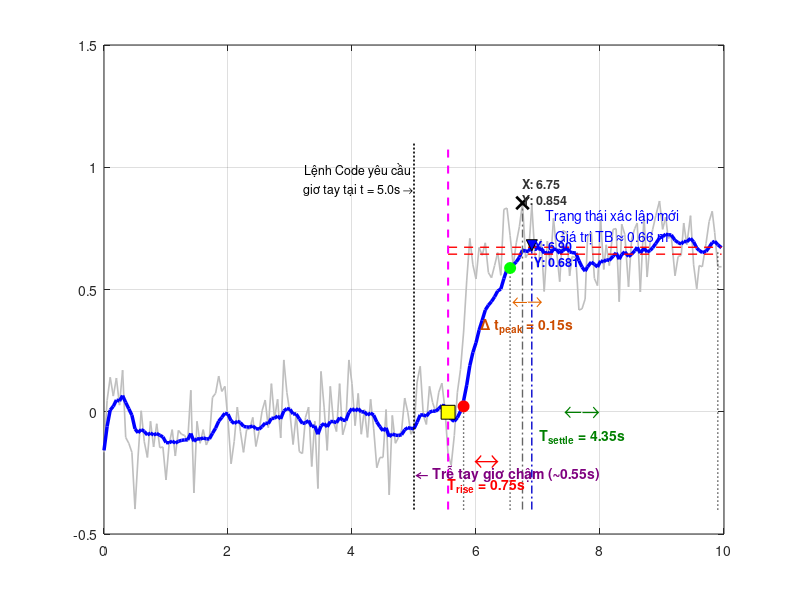

This chart was generated by the following MATLAB code: (Note: this script raises an error after producing the figure.)
clear; clc; close all;
%% 1. Khai báo ĐẦY ĐỦ dữ liệu từ Log của bạn
data = [
0.00,100470.89,-0.166,-0.158,0.00; 0.05,100469.95,0.046,-0.060,0.00;
0.10,100467.22,0.141,0.007,0.00;  0.15,100468.13,0.064,0.022,0.00;
0.20,100467.22,0.138,0.048,0.00;  0.25,100468.57,0.027,0.044,0.00;
0.30,100466.88,0.170,0.066,0.00;  0.35,100469.31,-0.105,0.038,0.00;
0.40,100470.44,-0.129,0.012,0.00; 0.45,100470.89,-0.166,-0.014,0.00;
0.50,100473.66,-0.398,-0.070,0.00; 0.55,100471.05,-0.181,-0.086,0.00;
0.60,100468.86,0.004,-0.073,0.00;  0.65,100470.39,-0.123,-0.080,0.00;
0.70,100471.13,-0.187,-0.095,0.00; 0.75,100469.37,-0.039,-0.087,0.00;
0.80,100470.61,-0.144,-0.095,0.00; 0.85,100469.48,-0.049,-0.089,0.00;
0.90,100470.67,-0.147,-0.096,0.00; 0.95,100470.61,-0.144,-0.103,0.00;
1.00,100472.22,-0.279,-0.126,0.00; 1.05,100470.50,-0.134,-0.127,0.00;
1.10,100469.77,-0.073,-0.120,0.00; 1.15,100471.07,-0.181,-0.128,0.00;
1.20,100469.82,-0.076,-0.121,0.00; 1.25,100470.00,-0.092,-0.117,0.00;
1.30,100470.05,-0.097,-0.115,0.00; 1.35,100470.33,-0.121,-0.115,0.00;
1.40,100467.85,0.088,-0.089,0.00;  1.45,100472.85,-0.332,-0.121,0.00;
1.50,100469.37,-0.039,-0.110,0.00; 1.55,100470.44,-0.129,-0.112,0.00;
1.60,100469.77,-0.073,-0.107,0.00; 1.65,100470.53,-0.136,-0.111,0.00;
1.70,100470.19,-0.107,-0.111,0.00; 1.75,100468.18,0.059,-0.088,0.00;
1.80,100468.00,0.075,-0.067,0.00;  1.85,100477.17,0.146,-0.039,0.00;
1.90,100467.90,0.083,-0.023,0.00;  1.95,100467.67,0.104,-0.006,0.00;
2.00,100469.32,-0.036,-0.010,0.00; 2.05,100471.44,-0.213,-0.037,0.00;
2.10,100470.33,-0.121,-0.048,0.00; 2.15,100468.67,0.019,-0.039,0.00;
2.20,100469.49,-0.081,-0.044,0.00; 2.25,100470.88,-0.166,-0.060,0.00;
2.30,100469.77,-0.073,-0.062,0.00; 2.35,100469.60,-0.070,-0.063,0.00;
2.40,100469.17,-0.023,-0.058,0.00; 2.45,100470.60,-0.142,-0.069,0.00;
2.50,100469.86,-0.081,-0.071,0.00; 2.55,100468.85,0.004,-0.061,0.00;
2.60,100468.33,0.048,-0.046,0.00;  2.65,100469.69,-0.065,-0.049,0.00;
2.70,100467.54,0.115,-0.027,0.00;  2.75,100469.24,-0.028,-0.027,0.00;
2.80,100468.30,0.051,-0.017,0.00;  2.85,100470.19,-0.107,-0.029,0.00;
2.90,100466.38,0.212,0.003,0.00;   2.95,100467.99,0.078,0.013,0.00;
3.00,100468.98,-0.007,0.010,0.00;  3.05,100470.49,-0.134,-0.009,0.00;
3.10,100469.01,-0.010,-0.009,0.00; 3.15,100470.85,-0.163,-0.029,0.00;
3.20,100470.93,-0.171,-0.048,0.00; 3.25,100469.17,-0.023,-0.045,0.00;
3.30,100468.67,0.019,-0.036,0.00;  3.35,100471.56,-0.224,-0.061,0.00;
3.40,100469.35,-0.039,-0.058,0.00; 3.45,100472.63,-0.314,-0.092,0.00;
3.50,100466.95,0.165,-0.058,0.00;  3.55,100468.67,0.019,-0.048,0.00;
3.60,100470.77,-0.158,-0.062,0.00; 3.65,100470.33,0.104,-0.040,0.00;
3.70,100469.36,-0.039,-0.040,0.00; 3.75,100469.86,-0.081,-0.045,0.00;
3.80,100470.54,0.115,-0.024,0.00;  3.85,100470.03,-0.094,-0.034,0.00;
3.90,100469.47,-0.049,-0.036,0.00; 3.95,100466.36,0.212,-0.003,0.00;
4.00,100470.54,0.115,0.013,0.00;   4.05,100469.58,-0.057,0.003,0.00;
4.10,100468.00,0.075,0.013,0.00;   4.15,100469.99,-0.092,-0.001,0.00;
4.20,100468.80,0.009,0.000,0.00;   4.25,100470.14,-0.105,-0.014,0.00;
4.30,100468.28,0.051,-0.005,0.00;  4.35,100477.60,-0.070,-0.014,0.00;
4.40,100471.62,-0.229,-0.042,0.00; 4.45,100471.11,-0.187,-0.061,0.00;
4.50,100469.75,-0.187,-0.078,0.00; 4.55,100468.78,0.009,-0.066,0.00;
4.60,100472.96,-0.340,-0.102,0.00; 4.65,100469.07,-0.015,-0.091,0.00;
4.70,100470.43,-0.129,-0.096,0.00; 4.75,100470.15,-0.105,-0.097,0.00;
4.80,100469.82,-0.076,-0.094,0.00; 4.85,100468.22,0.056,-0.074,0.00;
4.90,100468.91,-0.002,-0.065,0.00; 4.95,100469.99,-0.092,-0.068,0.00;
5.00,100469.75,-0.070,-0.069,1.00; 5.05,100467.43,0.122,-0.043,1.00;
5.10,100466.70,0.186,-0.013,1.00;  5.15,100469.07,-0.015,-0.013,1.00;
5.20,100469.53,-0.052,-0.018,1.00; 5.25,100467.66,0.104,-0.002,1.00;
5.30,100468.46,0.038,0.003,1.00;   5.35,100468.91,-0.002,0.002,1.00;
5.40,100467.95,0.080,0.013,1.00;   5.45,100467.50,0.117,0.026,1.00;
5.50,100468.80,0.009,0.024,1.00;   5.55,100471.00,-0.176,-0.002,1.00;
5.60,100471.51,-0.218,-0.031,1.00; 5.65,100470.04,-0.097,-0.039,1.00;
5.70,100467.95,0.080,-0.024,1.00;  5.75,100466.85,0.173,0.002,1.00;
5.80,100465.00,0.326,0.045,1.00;   5.85,100422.53,0.535,0.109,1.00;
5.90,100460.43,0.709,0.188,1.00;   5.95,100461.74,0.601,0.243,1.00;
6.00,100462.42,0.543,0.282,1.00;   6.05,100460.89,0.672,0.334,1.00;
6.10,100461.25,0.640,0.374,1.00;   6.15,100460.66,0.691,0.416,1.00;
6.20,100462.10,0.569,0.436,1.00;   6.25,100462.36,0.548,0.451,1.00;
6.30,100461.77,0.598,0.470,1.00;   6.35,100461.55,0.651,0.494,1.00;
6.40,100462.25,0.558,0.502,1.00;   6.45,100459.03,0.828,0.545,1.00;
6.50,100462.58,0.833,0.583,1.00;   6.55,100460.32,0.720,0.601,1.00;
6.60,100461.77,0.598,0.601,1.00;   6.65,100461.00,0.691,0.613,1.00;
6.70,100459.88,0.757,0.632,1.00;   6.75,100458.72,0.854,0.661,1.00;
6.80,100461.39,0.630,0.657,1.00;   6.85,100461.11,0.654,0.656,1.00;
6.90,100458.80,0.846,0.681,1.00;   6.95,100461.25,0.640,0.676,1.00;
7.00,100461.89,0.588,0.664,1.00;   7.05,100460.49,0.706,0.670,1.00;
7.10,100463.03,0.492,0.647,1.00;   7.15,100460.58,0.698,0.653,1.00;
7.20,100461.77,0.598,0.646,1.00;   7.25,100459.46,0.791,0.665,1.00;
7.30,100461.09,0.656,0.664,1.00;   7.35,100462.57,0.532,0.647,1.00;
7.40,100460.07,0.741,0.659,1.00;   7.46,100460.16,0.733,0.669,1.00;
7.51,100462.27,0.556,0.654,1.00;   7.55,100461.32,0.635,0.651,1.00;
7.61,100461.38,0.630,0.649,1.00;   7.66,100463.94,0.416,0.618,1.00;
7.71,100463.86,0.421,0.592,1.00;   7.76,100463.41,0.461,0.575,1.00;
7.80,100460.36,0.717,0.593,1.00;   7.86,100460.13,0.735,0.612,1.00;
7.91,100462.39,0.545,0.603,1.00;   7.96,100462.74,0.516,0.592,1.00;
8.01,100459.51,0.786,0.617,1.00;   8.06,100461.94,0.582,0.613,1.00;
8.10,100460.75,0.683,0.622,1.00;   8.15,100461.77,0.598,0.619,1.00;
8.21,100460.02,0.746,0.636,1.00;   8.26,100459.96,0.749,0.650,1.00;
8.31,100463.52,0.450,0.624,1.00;   8.35,100459.74,0.767,0.643,1.00;
8.40,100460.24,0.725,0.654,1.00;   8.46,100462.80,0.511,0.635,1.00;
8.51,100461.27,0.706,0.644,1.00;   8.56,100459.96,0.749,0.658,1.00;
8.60,100459.68,0.772,0.673,1.00;   8.65,100462.33,0.490,0.649,1.00;
8.71,100459.35,0.802,0.669,1.00;   8.76,100462.35,0.551,0.653,1.00;
8.81,100462.40,0.701,0.660,1.00;   8.85,100460.02,0.746,0.671,1.00;
8.90,100459.35,0.802,0.688,1.00;   8.96,100458.60,0.862,0.711,1.00;
9.01,100460.02,0.746,0.716,1.00;   9.06,100459.41,0.796,0.726,1.00;
9.10,100460.42,0.709,0.724,1.00;   9.15,100460.36,0.717,0.723,1.00;
9.21,100462.28,0.556,0.701,1.00;   9.26,100461.33,0.635,0.692,1.00;
9.31,100461.27,0.640,0.686,1.00;   9.35,100459.68,0.772,0.697,1.00;
9.40,100460.75,0.683,0.695,1.00;   9.46,100459.35,0.802,0.709,1.00;
9.51,100461.72,0.601,0.695,1.00;   9.56,100462.91,0.503,0.670,1.00;
9.60,100461.77,0.598,0.660,1.00;   9.65,100461.83,0.593,0.651,1.00;
9.71,100460.70,0.688,0.656,1.00;   9.76,100459.63,0.778,0.672,1.00;
9.81,100459.11,0.820,0.692,1.00;   9.85,100460.14,0.733,0.697,1.00;
9.90,100461.83,0.593,0.683,1.00;   9.96,100461.83,0.593,0.671,1.00
];
t = data(:,1);
raw = data(:,3);
kalman = data(:,4);
%% 2. TÍNH TOÁN THEO MỐC THỰC TẾ (t = 5.55s)
t_start_action = 5.55; 
idx_stable = (t >= 7.5 & t <= 9.9);
final_val = mean(kalman(idx_stable)); 
base_val = mean(kalman(t < t_start_action)); 
delta = final_val - base_val;

val_10 = base_val + 0.10 * delta;
val_90 = base_val + 0.90 * delta;
t10 = t(find(kalman >= val_10 & t >= t_start_action, 1, 'first'));
t90 = t(find(kalman >= val_90 & t >= t_start_action, 1, 'first'));
t_rise = t90 - t10;

settle_band_upper = final_val + 0.02 * abs(delta);
settle_band_lower = final_val - 0.02 * abs(delta);
idx_outside = find((kalman < settle_band_lower | kalman > settle_band_upper) & t >= t_start_action);
t_settle_time = t(idx_outside(end)); 
t_settle = t_settle_time - t_start_action; 

%% THAY ĐỔI QUAN TRỌNG: Giới hạn cửa sổ tìm đỉnh cục bộ quá độ (5.55s -> 7.20s)
idx_transient_peak = (t >= t_start_action & t <= 7.20);
temp_t = t(idx_transient_peak);
temp_raw = raw(idx_transient_peak);
temp_kalman = kalman(idx_transient_peak);

% Tìm đỉnh cục bộ của tín hiệu Thô (Vùng 6.75s)
[max_raw_val, idx_raw_p] = max(temp_raw);
t_peak_raw = temp_t(idx_raw_p); 

% Tìm đỉnh cục bộ của tín hiệu Kalman (Vùng 6.90s)
[max_kal_val, idx_kal_p] = max(temp_kalman);
t_peak_kalman = temp_t(idx_kal_p); 

t_peak_delay = t_peak_kalman - t_peak_raw; % Độ trễ đỉnh thực tế

% In kết quả kiểm tra
fprintf('--- KẾT QUẢ ĐÁNH GIÁ ĐÁP ỨNG ĐỘNG HỌC (ĐỈNH CỤC BỘ) ---\n');
fprintf('Thời điểm đạt đỉnh Thô cục bộ: %.3f giây (Giá trị: %.3f)\n', t_peak_raw, max_raw_val);
fprintf('Thời điểm đạt đỉnh Lọc cục bộ: %.3f giây (Giá trị: %.3f)\n', t_peak_kalman, max_kal_val);
fprintf('=> ĐỘ TRỄ ĐỈNH THỰC TẾ: %.3f giây\n', t_peak_delay);
fprintf('------------------------------------------------------\n');

%% 3. VẼ ĐỒ THỊ VÀ CẤU HÌNH ĐƯỜNG NỀN
figure('Name', 'Danh Gia Dap Ung Kalman', 'NumberTitle', 'off', 'Position', [100, 100, 1050, 650]);
plot(t, raw, 'Color', [0.75 0.75 0.75], 'LineWidth', 1.2, 'DisplayName', 'Dữ liệu thô (Raw)');
hold on;
plot(t, kalman, 'b', 'LineWidth', 2.5, 'DisplayName', 'Dữ liệu sau lọc (Kalman)');

% Vẽ đường dóng biên ổn định 2%
plot([t_start_action max(t)], [settle_band_upper settle_band_upper], 'r--', 'LineWidth', 1, 'HandleVisibility', 'off');
plot([t_start_action max(t)], [settle_band_lower settle_band_lower], 'r--', 'LineWidth', 1, 'DisplayName', 'Băng thông ổn định \pm2%');

% Vẽ đường dóng thẳng đứng tại các điểm mốc
plot([5.00 5.00], [-0.4 1.1], 'k:', 'LineWidth', 1.2, 'HandleVisibility', 'off'); 
plot([t_start_action t_start_action], [-0.4 1.1], 'm--', 'LineWidth', 1.5, 'HandleVisibility', 'off'); 
plot([t10 t10], [-0.4 val_10], 'k:', 'LineWidth', 1, 'HandleVisibility', 'off');
plot([t90 t90], [-0.4 val_90], 'k:', 'LineWidth', 1, 'HandleVisibility', 'off');
plot([t_settle_time t_settle_time], [-0.4 final_val], 'k:', 'LineWidth', 1, 'HandleVisibility', 'off');

% Đường dóng thẳng đứng tại 2 vị trí đỉnh cục bộ mới
plot([t_peak_raw t_peak_raw], [-0.4 max_raw_val], 'Color', [0.4 0.4 0.4], 'LineStyle', '-.', 'LineWidth', 1, 'HandleVisibility', 'off');
plot([t_peak_kalman t_peak_kalman], [-0.4 max_kal_val], 'Color', [0 0 0.8], 'LineStyle', '-.', 'LineWidth', 1, 'HandleVisibility', 'off');

% Đánh dấu điểm nút trên đồ thị
plot(t_start_action, kalman(find(t>=t_start_action,1)), 'ks', 'MarkerSize', 10, 'MarkerFaceColor', 'y', 'DisplayName', 'Mốc tay thực tế nhấc (5.55s)');
plot(t10, val_10, 'ro', 'MarkerSize', 8, 'MarkerFaceColor', 'r', 'DisplayName', 'Điểm đạt 10%');
plot(t90, val_90, 'go', 'MarkerSize', 8, 'MarkerFaceColor', 'g', 'DisplayName', 'Điểm đạt 90%');

% Đánh dấu 2 đỉnh cục bộ chính xác (6.75s và 6.90s)
plot(t_peak_raw, max_raw_val, 'kx', 'MarkerSize', 9, 'LineWidth', 2, 'DisplayName', 'Đỉnh cục bộ Thô');
plot(t_peak_kalman, max_kal_val, 'kv', 'MarkerSize', 8, 'MarkerFaceColor', 'b', 'DisplayName', 'Đỉnh cục bộ Kalman');

% Hiển thị Data Tips trực quan cho hai đỉnh
text(t_peak_raw, max_raw_val + 0.05, sprintf('X: %.2f\nY: %.3f', t_peak_raw, max_raw_val), 'Color', [0.2 0.2 0.2], 'FontSize', 9, 'FontWeight', 'bold');
text(t_peak_kalman + 0.05, max_kal_val - 0.03, sprintf('X: %.2f\nY: %.3f', t_peak_kalman, max_kal_val), 'Color', 'b', 'FontSize', 9, 'FontWeight', 'bold');

%% 4. THÊM CÁC CHÚ THÍCH TRỰC QUAN (TEXT & ARROWS)
text(5.02, -0.25, '\leftarrow Trễ tay giơ chậm (~0.55s)', 'FontSize', 10, 'Color', [0.5 0 0.5], 'FontWeight','bold');
text(4.1, 0.95, {'Lệnh Code yêu cầu'; 'giơ tay tại t = 5.0s \rightarrow'}, 'FontSize', 9, 'Color', 'k', 'HorizontalAlignment', 'center');

text((t10+t90)/2, -0.2, '\leftrightarrow', 'FontSize', 18, 'Color', 'r', 'HorizontalAlignment', 'center');
text((t10+t90)/2, -0.3, ['T_{rise} = ' num2str(t_rise, '%.2f') 's'], 'FontSize', 10, 'Color', 'r', 'FontWeight', 'bold', 'HorizontalAlignment', 'center');

text((t_start_action+t_settle_time)/2, -0.0, '\leftarrow\rightarrow', 'FontSize', 16, 'Color', [0 0.5 0], 'HorizontalAlignment', 'center');
text((t_start_action+t_settle_time)/2, -0.1, ['T_{settle} = ' num2str(t_settle, '%.2f') 's'], 'FontSize', 10, 'Color', [0 0.5 0], 'FontWeight', 'bold', 'HorizontalAlignment', 'center');

% Chú thích độ trễ đỉnh Peak Delay cục bộ
text((t_peak_raw + t_peak_kalman)/2, 0.45, '\leftarrow\rightarrow', 'FontSize', 14, 'Color', [0.9 0.4 0], 'HorizontalAlignment', 'center');
text((t_peak_raw + t_peak_kalman)/2, 0.35, ['\Delta t_{peak} = ' num2str(t_peak_delay, '%.2f') 's'], 'FontSize', 10, 'Color', [0.8 0.3 0], 'FontWeight', 'bold', 'HorizontalAlignment', 'center');
text(8.2, final_val + 0.1, {'Trạng thái xác lập mới'; ['Giá trị TB \approx ' num2str(final_val, '%.2f') ' m']}, 'FontSize', 10, 'Color', 'b', 'HorizontalAlignment', 'center');

%% 5. ĐỊNH DẠNG ĐỒ THỊ CHUẨN ĐỒ ÁN
grid on;
ax = gca; ax.GridLineStyle = ':'; ax.GridAlpha = 0.6;
title('Phân tích Đặc tính Động & Bộ lọc Kalman', 'FontSize', 13, 'FontWeight', 'bold');
xlabel('Thời gian t (giây)', 'FontSize', 11);
ylabel('Giá trị biên độ dịch chuyển (m)', 'FontSize', 11);
legend('Location', 'southeast', 'FontSize', 9);
xlim([3.5, 10]); 
ylim([-0.4, 1.1]);
